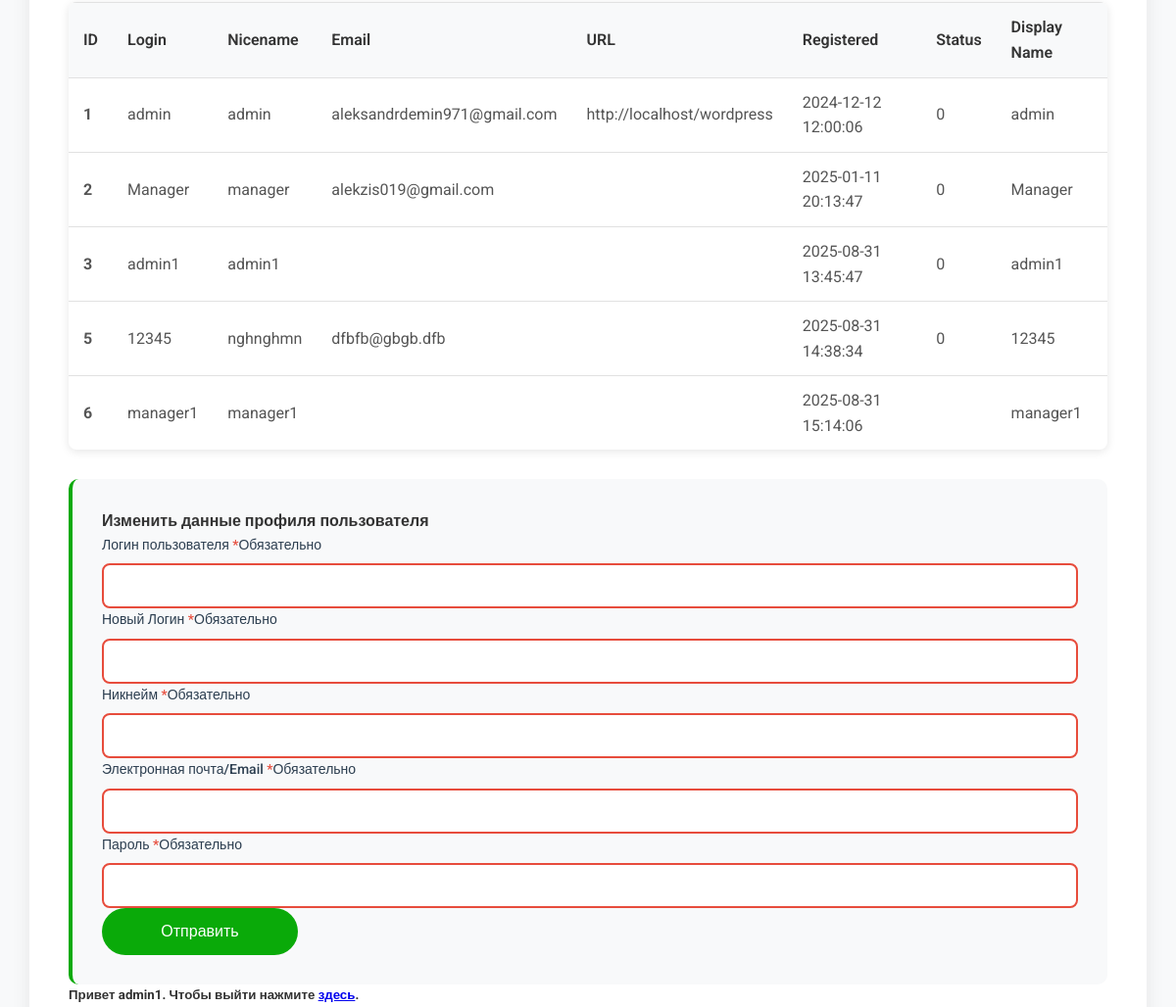
Page /my-account/admin/данные-пользователей/index.php (signed in, middle part) on the earlier database version.
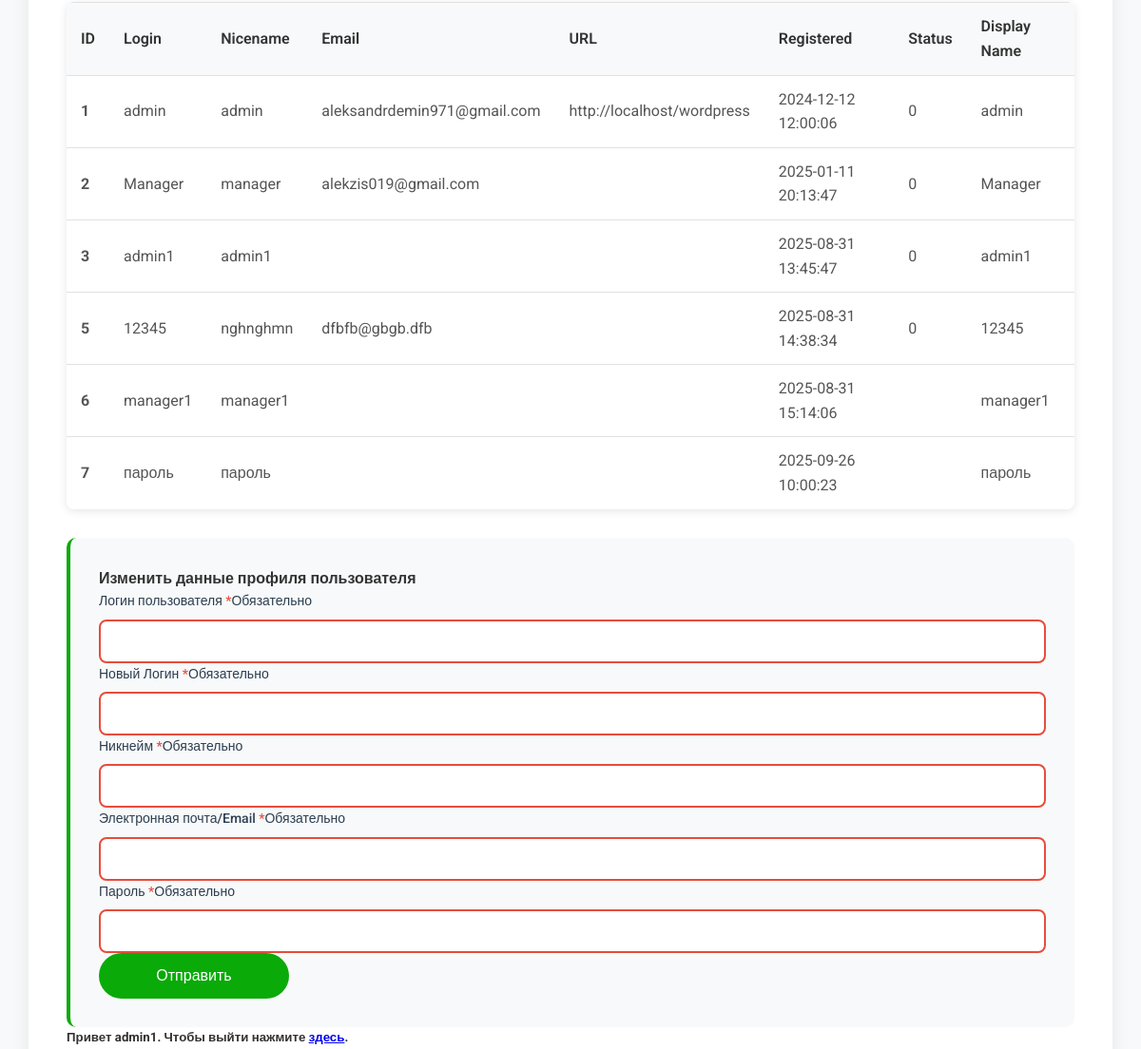
Same page on the later database version.
### tables this page shows
CREATE TABLE `st_users` (
  `ID` bigint(20) UNSIGNED NOT NULL,
  `user_login` varchar(60) DEFAULT NULL,
  `user_pass` varchar(255) DEFAULT NULL,
  `user_nicename` varchar(50) DEFAULT NULL,
  `user_email` varchar(100) DEFAULT NULL,
  `user_url` varchar(100) DEFAULT NULL,
  `user_registered` datetime DEFAULT NULL,
  `user_activation_key` varchar(255) DEFAULT NULL,
  `user_status` int(11) DEFAULT NULL,
  `display_name` varchar(250) DEFAULT NULL
);

### my-account/admin/данные-пользователей/index.php (the view, shortened to what this page needs)
<?php
	if ($_COOKIE['user'] == 'admin1'):
?>
<!DOCTYPE html>
<html lang="ru-RU">
<head>
    <link rel="stylesheet" href="/style.css">
		<link rel="stylesheet" href="/styleM.css">
		<link rel="stylesheet" href="/styleMM.css">
</head>
<body class="site-body">
    <div class="site-wrapper">
        <main class="main-content">
            <div class="site-wrapper">
                <div class="content-section">
										<?php
										require '../../configDB.php';
										$query = $pdo->query('SELECT * FROM `st_users`');
										?>
										<div class="table-container">
											<table class="data-table">
													<thead>
															<tr>
																	<th>ID</th>
																	<th>Login</th>
																	<th>Nicename</th>
																	<th>Email</th>
																	<th>URL</th>
																	<th>Registered</th>
																	<th>Status</th>
																	<th>Display Name</th>
															</tr>
													</thead>
													<tbody>
															<?php while ($row = $query->fetch(PDO::FETCH_OBJ)): ?>
															<tr>
																	<td><strong><?= htmlspecialchars($row->ID) ?></strong></td>
																	<td><?= htmlspecialchars($row->user_login) ?></td>
																	<td><?= htmlspecialchars($row->user_nicename) ?></td>
																	<td><?= htmlspecialchars($row->user_email) ?></td>
																	<td><?= htmlspecialchars($row->user_url) ?></td>
																	<td><?= htmlspecialchars($row->user_registered) ?></td>
																	<td><?= htmlspecialchars($row->user_status) ?></td>
																	<td><?= htmlspecialchars($row->display_name) ?></td>
															</tr>
															<?php endwhile; ?>
													</tbody>
											</table>
										</div>
										<form class="order-form" action="../add.php" method="post" novalidate>
											<h4>Изменить данные профиля пользователя</h4>
											<p class="form-group">
												<label class="form-label" for="userpol">Логин пользователя&nbsp;<span class="required" aria-hidden="true">*</span><span class="screen-reader-text">Обязательно</span></label>
												<input type="text" class="form-input input-text" name="userpol" id="userpol" autocomplete="userpol" value="" required aria-required="true">
											</p>
											<p class="form-group">
												<label class="form-label" for="username">Новый Логин&nbsp;<span class="required" aria-hidden="true">*</span><span class="screen-reader-text">Обязательно</span></label>
												<input type="text" class="form-input input-text" name="username" id="username" autocomplete="username" value="" required aria-required="true">
											</p>
												<p class="form-group">
													<label class="form-label" for="usernicename">Никнейм&nbsp;<span class="required" aria-hidden="true">*</span><span class="screen-reader-text">Обязательно</span></label>
													<input type="text" class="form-input input-text" name="usernicename" id="usernicename" autocomplete="usernicename" value="" required aria-required="true">
												</p>
													<p class="form-group">
														<label class="form-label" for="useremail">Электронная почта/Email&nbsp;<span class="required" aria-hidden="true">*</span><span class="screen-reader-text">Обязательно</span></label>
														<input type="text" class="form-input input-text" name="useremail" id="useremail" autocomplete="useremail" value="" required aria-required="true">
													</p>
											<p class="form-group">
												<label class="form-label" for="password">Пароль&nbsp;<span class="required" aria-hidden="true">*</span><span class="screen-reader-text">&#1054;&#1073;&#1103;&#1079;&#1072;&#1090;&#1077;&#1083;&#1100;&#1085;&#1086;</span></label>
												<input class="form-input input-text" type="password" name="password" id="password" autocomplete="current-password" required aria-required="true">
											</p>
											<p class="form-row">
												<button type="submit" class="btn-primary" name="login" value="Отправить">Отправить</button>
											</p>
										</form>
										<h5>Привет <?=$_COOKIE['user']?>. Чтобы выйти нажмите <a
											href="../../../exit.php">здесь</a>. </h5>
                </div>
            </div>
        </main>
    </div>
</body>
</html>
<?php endif; ?>

Differences in the rows shown:
added st_users: ID "7", user_login "пароль", user_nicename "пароль", user_registered "2025-09-26 10:00:23", display_name "пароль"
